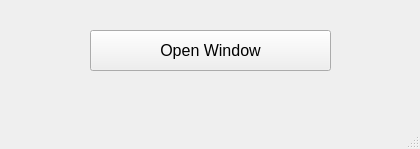
<?xml version="1.0" encoding="UTF-8"?>
<ui version="4.0">
 <class>MainWindow</class>
 <widget class="QMainWindow" name="MainWindow">
  <property name="geometry">
   <rect>
    <x>0</x>
    <y>0</y>
    <width>420</width>
    <height>149</height>
   </rect>
  </property>
  <property name="windowTitle">
   <string>MainWindow</string>
  </property>
  <widget class="QWidget" name="centralwidget">
   <widget class="QPushButton" name="open_pushButton">
    <property name="geometry">
     <rect>
      <x>90</x>
      <y>30</y>
      <width>241</width>
      <height>41</height>
     </rect>
    </property>
    <property name="font">
     <font>
      <pointsize>12</pointsize>
     </font>
    </property>
    <property name="styleSheet">
     <string notr="true"/>
    </property>
    <property name="text">
     <string>Open Window</string>
    </property>
   </widget>
  </widget>
  <widget class="QMenuBar" name="menubar">
   <property name="geometry">
    <rect>
     <x>0</x>
     <y>0</y>
     <width>420</width>
     <height>22</height>
    </rect>
   </property>
  </widget>
  <widget class="QStatusBar" name="statusbar"/>
 </widget>
 <resources/>
 <connections/>
</ui>
